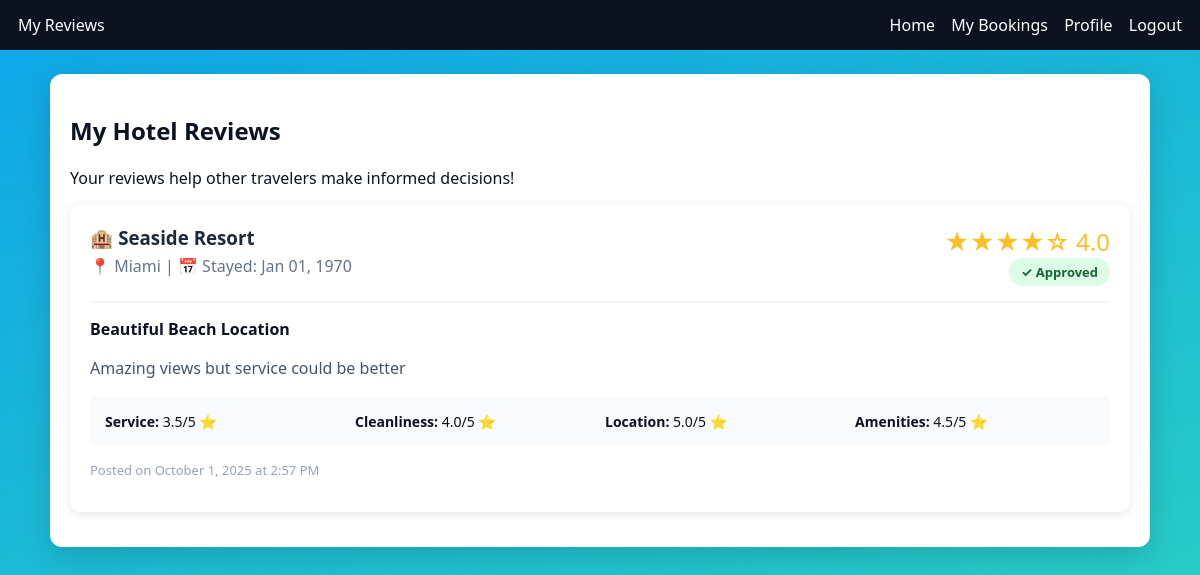
Screenshot of /pages/guest/guest_my_reviews.php (signed in) with the database file from the repository.
### tables this page shows
CREATE TABLE IF NOT EXISTS `reviews` (
  `review_id` int(11) NOT NULL AUTO_INCREMENT,
  `hotel_id` int(11) NOT NULL,
  `guest_id` int(11) NOT NULL,
  `booking_id` int(11) DEFAULT NULL,
  `rating` decimal(2,1) NOT NULL,
  `title` varchar(200) DEFAULT NULL,
  `comment` text DEFAULT NULL,
  `service_rating` decimal(2,1) DEFAULT NULL,
  `cleanliness_rating` decimal(2,1) DEFAULT NULL,
  `location_rating` decimal(2,1) DEFAULT NULL,
  `amenities_rating` decimal(2,1) DEFAULT NULL,
  `is_approved` tinyint(1) DEFAULT 0,
  `admin_response` text DEFAULT NULL,
  `created_at` timestamp NOT NULL DEFAULT current_timestamp(),
  `updated_at` timestamp NOT NULL DEFAULT current_timestamp() ON UPDATE current_timestamp(),
  PRIMARY KEY (`review_id`),
  KEY `idx_review_hotel` (`hotel_id`),
  KEY `idx_review_guest` (`guest_id`),
  KEY `idx_review_booking` (`booking_id`),
  KEY `idx_review_hotel_approved` (`hotel_id`,`is_approved`,`created_at`),
  CONSTRAINT `fk_review_hotel` FOREIGN KEY (`hotel_id`) REFERENCES `hotels` (`hotel_id`) ON DELETE CASCADE,
  CONSTRAINT `fk_review_guest` FOREIGN KEY (`guest_id`) REFERENCES `guests` (`guest_id`) ON DELETE CASCADE,
  CONSTRAINT `fk_review_booking` FOREIGN KEY (`booking_id`) REFERENCES `bookings` (`booking_id`) ON DELETE SET NULL
);

CREATE TABLE IF NOT EXISTS `hotels` (
  `hotel_id` int(11) NOT NULL AUTO_INCREMENT,
  `hotel_name` varchar(100) NOT NULL,
  `email` varchar(100) NOT NULL,
  `password` varchar(255) NOT NULL,
  `description` text DEFAULT NULL,
  `address` varchar(255) DEFAULT NULL,
  `city` varchar(50) DEFAULT NULL,
  `state` varchar(50) DEFAULT NULL,
  `country` varchar(50) DEFAULT NULL,
  `postal_code` varchar(20) DEFAULT NULL,
  `phone` varchar(20) DEFAULT NULL,
  `star_rating` decimal(2,1) DEFAULT NULL,
  `total_rooms` int(11) DEFAULT 0,
  `amenities` longtext DEFAULT NULL CHECK (json_valid(`amenities`)),
  `check_in_time` time DEFAULT '14:00:00',
  `check_out_time` time DEFAULT '11:00:00',
  `established_year` int(11) DEFAULT NULL,
  `license_number` varchar(50) DEFAULT NULL,
  `created_at` timestamp NOT NULL DEFAULT current_timestamp(),
  `updated_at` timestamp NOT NULL DEFAULT current_timestamp() ON UPDATE current_timestamp(),
  `is_active` tinyint(1) DEFAULT 1,
  PRIMARY KEY (`hotel_id`),
  UNIQUE KEY `email` (`email`),
  KEY `idx_hotel_city` (`city`),
  KEY `idx_star_rating` (`star_rating`),
  FULLTEXT KEY `ft_hotel_search` (`hotel_name`,`description`,`city`)
);

### pages/guest/guest_my_reviews.php (the view, shortened to what this page needs)
<?php
require_once("../../includes/db_connect.php");
$guest_id = $_SESSION['guest_id'];
$reviews_query = "SELECT r.*, h.hotel_name, h.city, b.check_in, b.check_out
                  FROM reviews r
                  JOIN hotels h ON r.hotel_id = h.hotel_id
                  LEFT JOIN bookings b ON r.booking_id = b.booking_id
                  WHERE r.guest_id = ?
                  ORDER BY r.created_at DESC";
$stmt = $conn->prepare($reviews_query);
$stmt->bind_param("i", $guest_id);
$stmt->execute();
$reviews = $stmt->get_result();
?>
<!DOCTYPE html>
<html>
<head>
    <link rel="stylesheet" href="../../css/style.css">
</head>
<body>
<div class="header">
    <div>My Reviews</div>
    <div class="nav">
        <a href="guest_home.php">Home</a>
        <a href="guest_my_bookings.php">My Bookings</a>
        <a href="guest_profile.php">Profile</a>
        <a href="guest_logout.php">Logout</a>
    </div>
</div>
<div class="main">
    <h2>My Hotel Reviews</h2>
    <p>Your reviews help other travelers make informed decisions!</p>
    <?php if ($reviews->num_rows > 0): ?>
        <?php while ($review = $reviews->fetch_assoc()): ?>
            <div class="review-card">
                <div class="review-header">
                    <div class="hotel-info">
                        <h3>🏨 <?= htmlspecialchars($review['hotel_name']) ?></h3>
                        <p style="color: #64748b; margin: 0;">
                            📍 <?= htmlspecialchars($review['city']) ?> |
                            📅 Stayed: <?= date('M d, Y', strtotime($review['check_in'])) ?>
                        </p>
                    </div>
                    <div style="text-align: right;">
                        <div class="rating-display">
                            <?php
                            $rating = $review['rating'];
                            for ($i = 1; $i <= 5; $i++) {
                                echo $i <= $rating ? '★' : '☆';
                            }
                            echo " " . number_format($rating, 1);
                            ?>
                        </div>
                        <span class="review-status <?= $review['is_approved'] ? 'status-approved' : 'status-pending' ?>">
                            <?= $review['is_approved'] ? '✓ Approved' : '⏳ Pending Review' ?>
                        </span>
                    </div>
                </div>
                <?php if ($review['title']): ?>
                    <h4 style="margin: 10px 0;"><?= htmlspecialchars($review['title']) ?></h4>
                <?php endif; ?>
                <p style="color: #475569; line-height: 1.6;">
                    <?= nl2br(htmlspecialchars($review['comment'])) ?>
                </p>
                <?php if ($review['service_rating'] || $review['cleanliness_rating'] ||
                         $review['location_rating'] || $review['amenities_rating']): ?>
                    <div class="detailed-ratings">
                        <?php if ($review['service_rating']): ?>
                            <div class="rating-item">
                                <strong>Service:</strong> <?= $review['service_rating'] ?>/5 ⭐
                            </div>
                        <?php endif; ?>
                        <?php if ($review['cleanliness_rating']): ?>
                            <div class="rating-item">
                                <strong>Cleanliness:</strong> <?= $review['cleanliness_rating'] ?>/5 ⭐
                            </div>
                        <?php endif; ?>
                        <?php if ($review['location_rating']): ?>
                            <div class="rating-item">
                                <strong>Location:</strong> <?= $review['location_rating'] ?>/5 ⭐
                            </div>
                        <?php endif; ?>
                        <?php if ($review['amenities_rating']): ?>
                            <div class="rating-item">
                                <strong>Amenities:</strong> <?= $review['amenities_rating'] ?>/5 ⭐
                            </div>
                        <?php endif; ?>
                    </div>
                <?php endif; ?>
                <p style="color: #94a3b8; font-size: 13px; margin-top: 15px;">
                    Posted on <?= date('F j, Y \a\t g:i A', strtotime($review['created_at'])) ?>
                </p>
            </div>
        <?php endwhile; ?>
    <?php endif; ?>
</div>
</body>
</html>

### css/style.css (style rules this page uses)
* { box-sizing:border-box }
body { margin:0;font-family:system-ui,-apple-system,Segoe UI,Roboto,Arial,sans-serif; background:linear-gradient(160deg,#0ea5e9 0%,#2dd4bf 100%);min-height:100vh;color:#0b1220 }
a { color:#0b78e3;text-decoration:none }
.header { background:#0b1220;color:#fff;padding:14px 18px;display:flex;justify-content:space-between;align-items:center }
.header .nav a { color:#fff;margin-left:12px }
.main { max-width:1100px;margin:24px auto;background:#fff;padding:20px;border-radius:12px;box-shadow:0 10px 30px rgba(0,0,0,.15) }

### pages/guest/guest_my_reviews.php (style rules this page uses)
.review-card { background: white; padding: 20px; margin: 15px 0; border-radius: 10px; box-shadow: 0 2px 10px rgba(0,0,0,0.1); }
.review-header { display: flex; justify-content: space-between; align-items: start; margin-bottom: 15px; padding-bottom: 15px; border-bottom: 2px solid #f1f5f9; }
.hotel-info h3 { margin: 0 0 5px 0; color: #1e293b; }
.rating-display { font-size: 24px; color: #fbbf24; }
.review-status { display: inline-block; padding: 5px 12px; border-radius: 20px; font-size: 13px; font-weight: bold; }
.status-approved { background: #dcfce7; color: #166534; }
.detailed-ratings { display: grid; grid-template-columns: repeat(auto-fit, minmax(150px, 1fr)); gap: 10px; margin: 15px 0; background: #f8fafc; padding: 15px; border-radius: 6px; }
.rating-item { font-size: 14px; }

### rows the page displays
reviews: hotel.hotel_name "Seaside Resort", hotel.city "Miami", check_in "Jan 01, 1970", rating "4.0", is_approved "✓ Approved", title "Beautiful Beach Location", comment "Amazing views but service could be better", service_rating "3.5", cleanliness_rating "4.0", location_rating "5.0", amenities_rating "4.5", created_at "October 1, 2025 at 2:57 PM"
